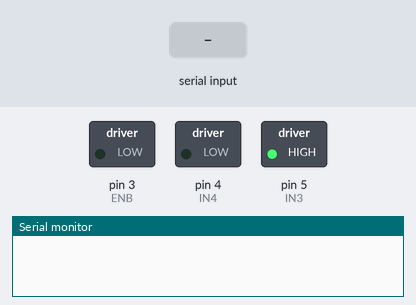
Bench run of a sketch on a simulated Arduino Uno, built with avr-gcc and run on an emulated ATmega328P. On the bench: switched loads named in the sketch (green lamp = pin HIGH), the last lines printed to the serial monitor. The test bench sets the inputs (shaded band).

Above: at 1.2 s.
1.3 s: "a" received over Serial
At 2.5 s:
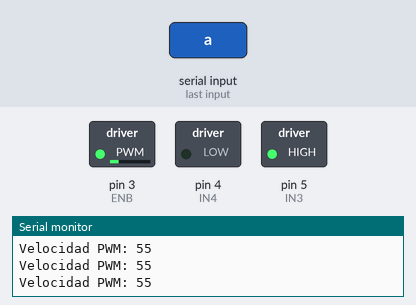
2.8 s: "b" received over Serial
At 3.9 s:
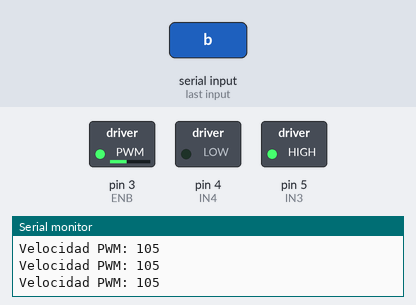
4.3 s: "c" received over Serial
At 5.0 s:
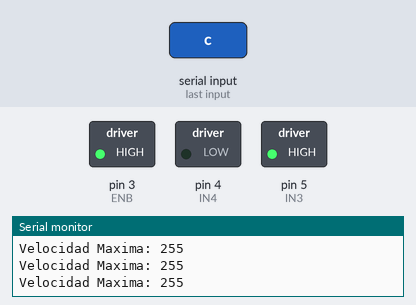
Timing chart, 0 to 7.3 s (numbered marks = the images above; inputs shaded):
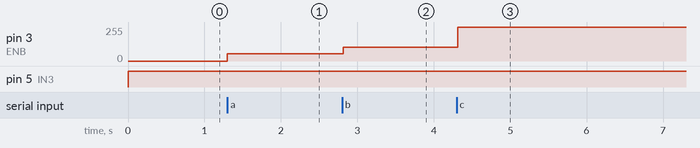

Measured:
- after the input at 1.3 s, pin 3 (ENB): 0/255 → 55/255 at once
- after the input at 2.8 s, pin 3 (ENB): 55/255 → 105/255 at once
- after the input at 4.3 s, pin 3 (ENB): 105/255 → 255/255 at once

The sketch:

Ej5_Bluetooth_HC05.ino
```cpp
/*
  Curso básico de Arduino Módulo 2 -  Ejemplo 4: Bluetooth (Control motor)
    Julián Andrés Castro
    Universidad Nacional de Colombia
    CEIMTUN -  RAS, IEEE

  Este código de ejemplo está en el dominio público.
  https://www.arduino.cc/en/Tutorial/HomePage

  ------------------------
  BLUETOOTH (CONTROL DE MOTOR)
  ------------------------
*/

int IN3 = 5;    // Input3 conectada al pin 5
int IN4 = 4;    // Input4 conectada al pin 4
int ENB = 3;    // ENB conectada al pin 3 de Arduino
char leer;    // Variable para almacenar dato bluetooth

void setup() {
  Serial.begin(9600); // Inia comunicación serial
  pinMode (ENB, OUTPUT);
  pinMode (IN3, OUTPUT);
  pinMode (IN4, OUTPUT);

}

void loop() {
  if (Serial.available() > 0) { // lee el bluetooth y almacena en estado
    leer = Serial.read();
  }

  //Preparamos la salida para que el motor gire en un sentido
  digitalWrite (IN3, HIGH);
  digitalWrite (IN4, LOW);


  // Si se recibe la letra 'a' motor con V 55
  if (leer == 'a') {
    // Aplicamos PWM al pin ENB, haciendo girar el motor, cada 2 seg aumenta la velocidad
    analogWrite(ENB, 55);
    Serial.print("Velocidad PWM: ");
    Serial.println(55);
  }

  // Si se recibe la letra 'b' motor con V 105
  else if (leer == 'b') {
    analogWrite(ENB, 105);
    Serial.print("Velocidad PWM: ");
    Serial.println(105);
  }

  // Si se recibe la letra 'c' motor con V 255(Maxima)
  else if (leer == 'c') {
    analogWrite(ENB, 255);
    Serial.print("Velocidad Maxima: ");
    Serial.println(255);
  }
}
```
